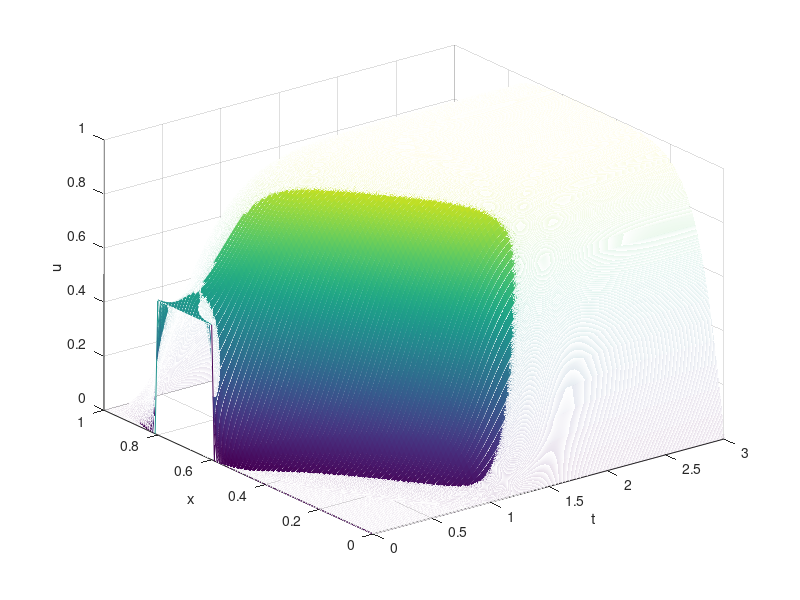
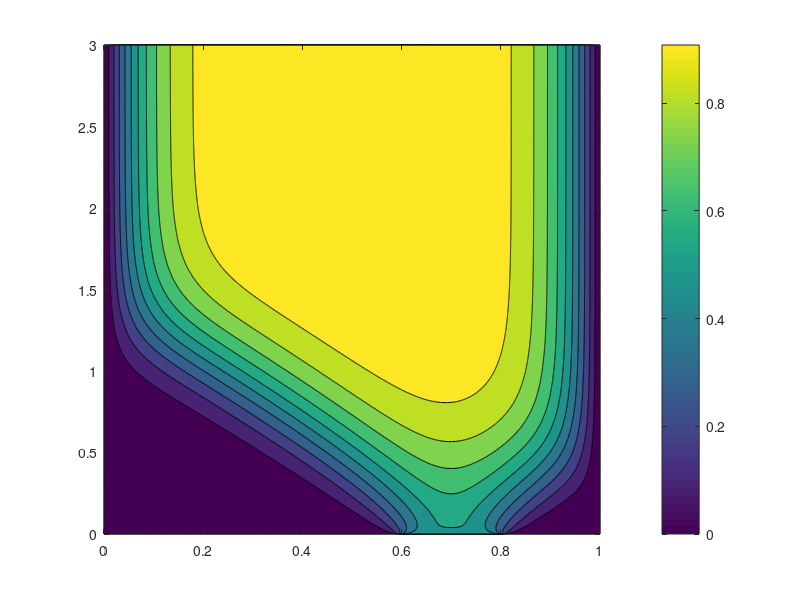

MATLAB code to generate these figures, in order:
clear all
close all

L = 1;
D = 0.02; m=5;
tf = 3;
delta_x = 0.01;
delta_t = 0.001;
x = 0:delta_x:L;N_x = length(x);
t = 0:delta_t:tf;N_t = length(t);

u = zeros(N_x,N_t);

u(:,1) = 0.5;
u((x<0.6),1) = 0;
u((x>0.8),1) = 0;

for ind_t=1:N_t-1
    for ind_x = 2:N_x-1
       u(ind_x,ind_t+1) = u(ind_x,ind_t)+delta_t*(D*( u(ind_x+1,ind_t)-2*u(ind_x,ind_t)+u(ind_x-1,ind_t))/delta_x^2+m*u(ind_x,ind_t)*(1-u(ind_x,ind_t)));
    end
end

figure(1)
mesh(t,x,u)
xlabel('t')
ylabel('x')
zlabel('u')
figure(2)
contourf(x,t,u')
colorbar